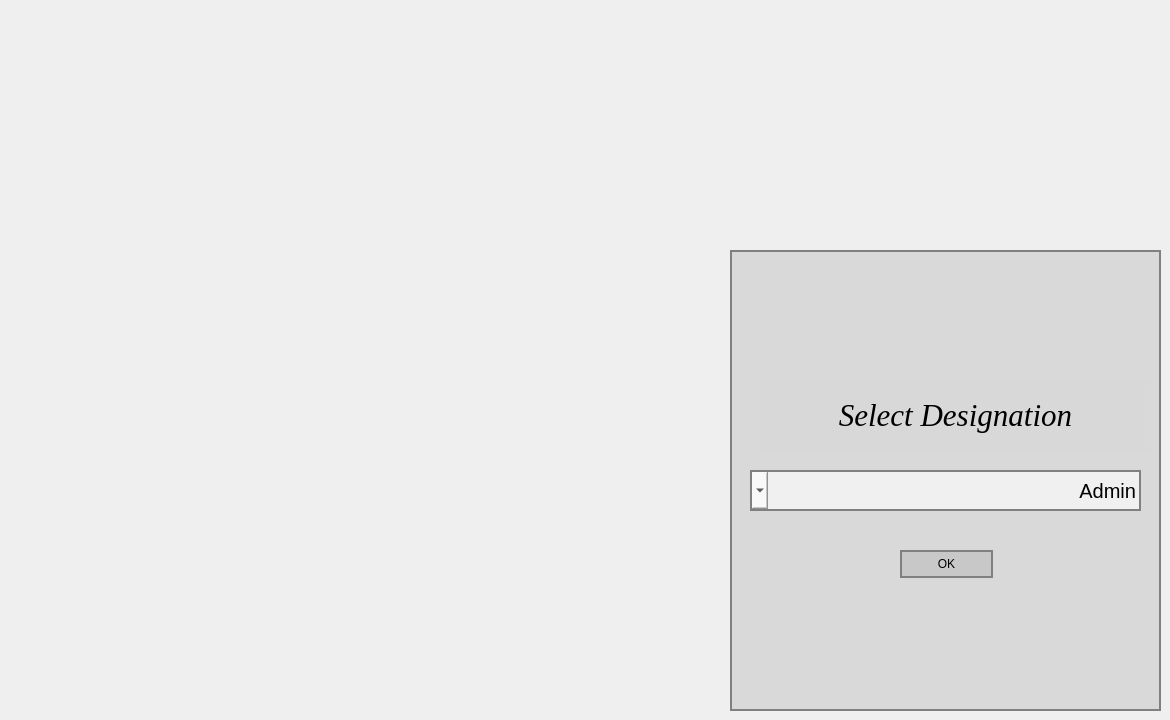
    <widget class="QWidget" name="designation">
     <property name="autoFillBackground">
      <bool>false</bool>
     </property>
     <property name="styleSheet">
      <string notr="true">QComboBox::drop-down
{
     color: white;
 }</string>
     </property>
     <widget class="QGroupBox" name="groupBox">
      <property name="geometry">
       <rect>
        <x>730</x>
        <y>250</y>
        <width>431</width>
        <height>461</height>
       </rect>
      </property>
      <property name="styleSheet">
       <string notr="true">background-color:rgb(128,128,128,0.2);
border:2px solid grey;</string>
      </property>
      <property name="title">
       <string/>
      </property>
      <property name="alignment">
       <set>Qt::AlignCenter</set>
      </property>
      <widget class="QPushButton" name="pushButton_ok">
       <property name="geometry">
        <rect>
         <x>170</x>
         <y>300</y>
         <width>93</width>
         <height>28</height>
        </rect>
       </property>
       <property name="text">
        <string>OK</string>
       </property>
      </widget>
      <widget class="QComboBox" name="comboBox_designation">
       <property name="geometry">
        <rect>
         <x>20</x>
         <y>220</y>
         <width>391</width>
         <height>41</height>
        </rect>
       </property>
       <property name="font">
        <font>
         <family>MS Shell Dlg 2</family>
         <pointsize>15</pointsize>
         <weight>50</weight>
         <italic>false</italic>
         <bold>false</bold>
        </font>
       </property>
       <property name="mouseTracking">
        <bool>false</bool>
       </property>
       <property name="tabletTracking">
        <bool>false</bool>
       </property>
       <property name="layoutDirection">
        <enum>Qt::RightToLeft</enum>
       </property>
       <property name="autoFillBackground">
        <bool>false</bool>
       </property>
       <property name="styleSheet">
        <string notr="true">background-color:rgba(255,255,255,0.6);
font: 15pt &quot;MS Shell Dlg 2&quot;;

</string>
       </property>
       <property name="editable">
        <bool>false</bool>
       </property>
       <property name="currentText">
        <string>Admin</string>
       </property>
       <property name="currentIndex">
        <number>0</number>
       </property>
       <property name="insertPolicy">
        <enum>QComboBox::NoInsert</enum>
       </property>
       <property name="sizeAdjustPolicy">
        <enum>QComboBox::AdjustToContentsOnFirstShow</enum>
       </property>
       <property name="duplicatesEnabled">
        <bool>false</bool>
       </property>
       <property name="stylesheet" stdset="0">
        <string/>
       </property>
       <item>
        <property name="text">
         <string>Admin</string>
        </property>
        <property name="icon">
         <iconset theme="windowsvista">
          <normaloff>.</normaloff>.</iconset>
        </property>
       </item>
       <item>
        <property name="text">
         <string>Receptionist</string>
        </property>
       </item>
       <item>
        <property name="text">
         <string>Event Manager</string>
        </property>
       </item>
       <item>
        <property name="text">
         <string>Staff Manager</string>
        </property>
       </item>
       <item>
        <property name="text">
         <string>Inventory Manager</string>
        </property>
       </item>
      </widget>
      <widget class="QLabel" name="label">
       <property name="geometry">
        <rect>
         <x>30</x>
         <y>130</y>
         <width>391</width>
         <height>71</height>
        </rect>
       </property>
       <property name="font">
        <font>
         <family>Georgia</family>
         <pointsize>23</pointsize>
         <weight>50</weight>
         <italic>true</italic>
         <bold>false</bold>
         <underline>false</underline>
         <strikeout>false</strikeout>
        </font>
       </property>
       <property name="styleSheet">
        <string notr="true">padding:2px;
font: italic  23pt &quot;Georgia&quot;;
border:2px grey;
background-color:rgb(128,128,128,0.02)
</string>
       </property>
       <property name="text">
        <string>Select Designation</string>
       </property>
       <property name="textFormat">
        <enum>Qt::PlainText</enum>
       </property>
       <property name="alignment">
        <set>Qt::AlignCenter</set>
       </property>
      </widget>
     </widget>
    </widget>
